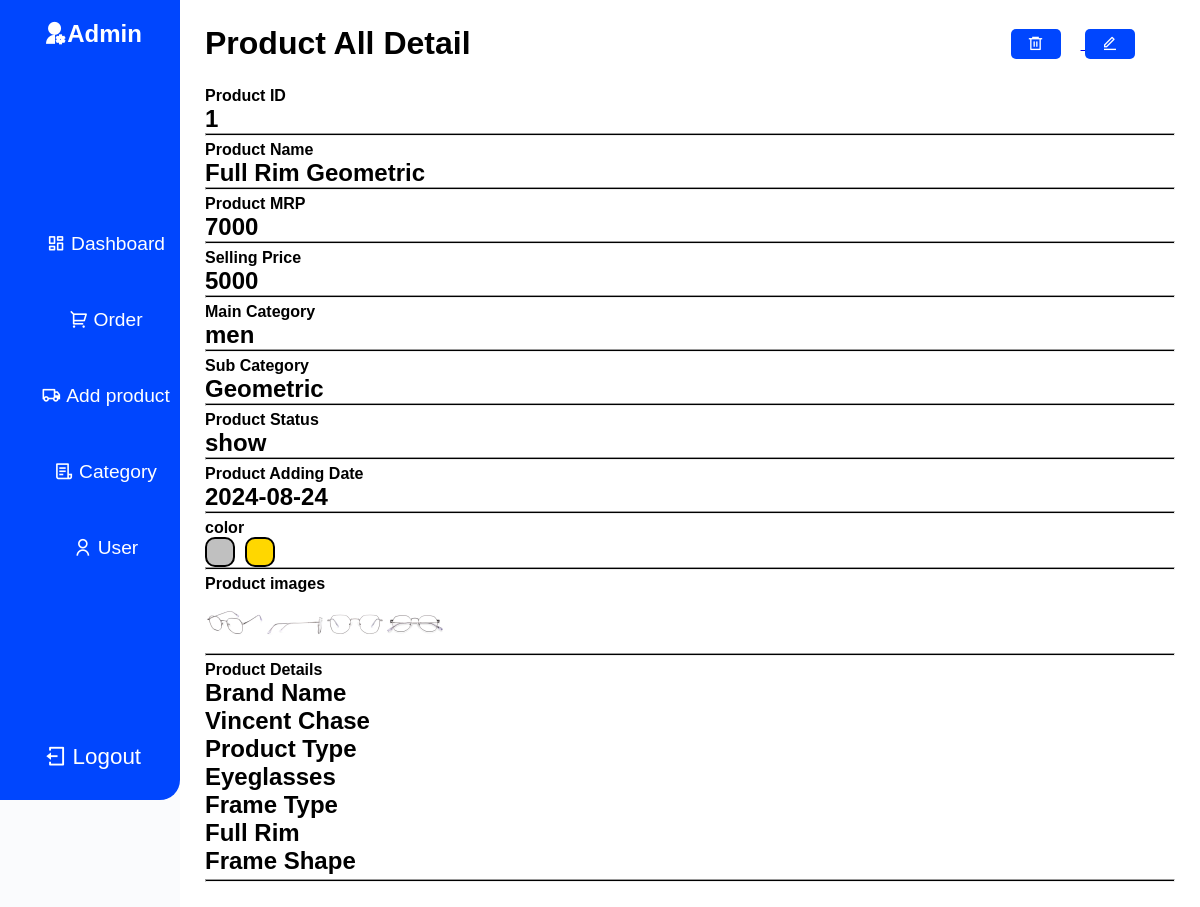
The page /admin/productdetail.php?pid=1 (signed in) on the database its author committed.
### tables this page shows
CREATE TABLE `product` (
  `productid` int(11) NOT NULL,
  `name` varchar(255) DEFAULT NULL,
  `detail` longtext DEFAULT NULL,
  `mrp` int(11) NOT NULL DEFAULT 0,
  `maincategory` varchar(255) DEFAULT NULL,
  `img1` varchar(255) DEFAULT NULL,
  `img2` varchar(255) DEFAULT NULL,
  `img3` varchar(255) DEFAULT NULL,
  `img4` varchar(255) DEFAULT NULL,
  `color` varchar(255) DEFAULT NULL,
  `status` varchar(255) NOT NULL DEFAULT 'show',
  `addingdate` timestamp NOT NULL DEFAULT current_timestamp(),
  `size` varchar(20) DEFAULT 'medium',
  `sellingprice` int(255) DEFAULT NULL,
  `subcategory` varchar(255) DEFAULT NULL
);

### admin/productdetail.php (the view, shortened to what this page needs)
<!DOCTYPE html>
<html lang="en">
<head>
    <link rel="stylesheet" href="stylesheet/productdetail.css">
</head>
<body>
    <div class="main">
        <?php
            include("component/adminnav.php");
            include("../config/fontfamily.php");
            include("../config/dbconnect.php");
            $productid=$_GET["pid"];
        ?>
        <div class="center-sec">
            <div class="heading">
                <h1>Product All Detail</h1>
                <div>
                    <a href="deleteproduct.php?pid=<?php echo $productid ;?>">
                        <button>
                            <i class="ri-delete-bin-6-line"></i>
                        </button>
                    </a>
                    <a href="editproduct.php?pid=<?php echo $productid ;?>">
                        <button>
                            <i class="ri-edit-line"></i>
                        </button>
                    </a>
                </div>
            </div>
            <?php
                $select = "SELECT * FROM product WHERE productid='$productid'";
                $result = mysqli_query($con, $select);
                $data = mysqli_fetch_assoc($result);
            ?>
            <div class="username">
                <h5>Product ID</h5>
                <h2><?php echo $data['productid']; ?></h2>
                <hr class="hrline">
            </div>
            <div class="username">
                <h5>Product Name</h5>
                <h2><?php echo $data['name']; ?></h2>
                <hr class="hrline">
            </div>
            <div class="username">
                <h5>Product MRP</h5>
                <h2><?php echo $data['mrp']; ?></h2>
                <hr class="hrline">
            </div>
            <div class="username">
                <h5>Selling Price</h5>
                <h2><?php echo $data['sellingprice']; ?></h2>
                <hr class="hrline">
            </div>
            <div class="username">
                <h5>Main Category</h5>
                <h2><?php echo $data['maincategory']; ?></h2>
                <hr class="hrline">
            </div>
            <div class="username">
                <h5>Sub Category</h5>
                <h2><?php echo $data['subcategory']; ?></h2>
                <hr class="hrline">
            </div>
            <div class="username">
                <h5>Product Status</h5>
                <h2><?php echo $data['status']; ?></h2>
                <hr class="hrline">
            </div>
            <div class="username">
                <h5>Product Adding Date</h5>
                <?php $date=strtotime($data['addingdate'])?>
                <h2><?php echo date('Y-m-d',$date);?> </h2>
                <hr class="hrline">
            </div>
            <div class="username" >
                <h5>color</h5>
                <div class="color-div">
                <?php
                    $query="select * from product where name='$data[name]'";
                    $result2=mysqli_query($con,$query);
                    while($row=mysqli_fetch_assoc($result2)){
                        ?>
                        <a href="productdetail.php?pid=<?php echo $row['productid'];?>">
                            <div class="color-box" style="background-color:<?php echo $row['color']; ?>">
                            </div>
                        </a>
                        <?php
                    }
                ?>
                </div>
                <hr class="hrline">
            </div>
            <div class="username">
                <h5>Product images</h5>
                <div class="image-div">
                <?php
                    $i=1;
                    while($i < 5){
                        if($data["img$i"]!==""){
                            ?>
                                <img src="../assets/images/<?php echo $data["img$i"];?>" alt="">
                            <?php
                          }
                          $i++;
                    }
                ?>
                    </div>
                <hr class="hrline">
            </div>
            <div class="username">
                <h5>Product Details</h5>
                <h2 id="productdetail"><?php echo $data['detail']; ?></h2>
                <hr class="hrline">
            </div>
        </div>
    </div>
</body>
</html>

### admin/stylesheet/productdetail.css (style rules this page uses)
* { padding: 0; margin: 0; box-sizing: border-box; }
html,body { min-height:100%; min-width:100%; display: flex; background-color:#fafbfd; font-family: "Poppins", sans-serif; }
.main { min-width: 100%; display: flex; justify-content: space-between; background-color: #fafbfd; }
.center-sec { width: 85%; color: #000; display: flex; flex-direction: column; align-items: start; background-color: #fff; padding: 25px; gap: 5px; }
.center-sec .heading { display: flex; margin-bottom: 20px; width: 100%; justify-content: space-between; align-items: center; padding-right: 20px; }
.heading div a button { background-color: #0046FE; color: #fff; border: none; padding: 6px 17px; border-radius: 5px; margin-right: 20px; transition: all ease .3s; font-size: 1rem; }
.center-sec>.username { width: 100%; }
.username h5 { font-size:1rem; }
.username .hrline { height:3px; background-color: #000; width: 100%; margin: auto; }
.color-div { display: flex; flex-wrap: wrap; gap: 10px; }
.color-box { height: 30px ; width: 30px; background-color: black; border:2px solid #000; border-radius: 10px; }
.image-div { height: 60px; width: 60px; display: flex; justify-content: start; align-items: center; }
.image-div img { width: 100%; height: 100%; }
#productdetail { overflow: scroll; max-height: 200px !important; }

### admin/component/adminnav.css (style rules this page uses)
* { margin: 0; padding: 0; box-sizing:border-box; font-family: "Poppins", sans-serif; }
html,body { min-height:100%; min-width:100%; display: flex; background-color: #fafbfd; font-family: "Poppins", sans-serif; }

### rows shown on the page
product: productid "1", name "Full Rim Geometric", mrp "7000", sellingprice "5000", maincategory "men", subcategory "Geometric", status "show", addingdate "2024-08-24", img1 (picture), img2 (picture), img3 (picture), img4 (picture), detail "Brand Name Vincent Chase Product Type Eyeglasses Frame Type Full Rim Frame Shape"
